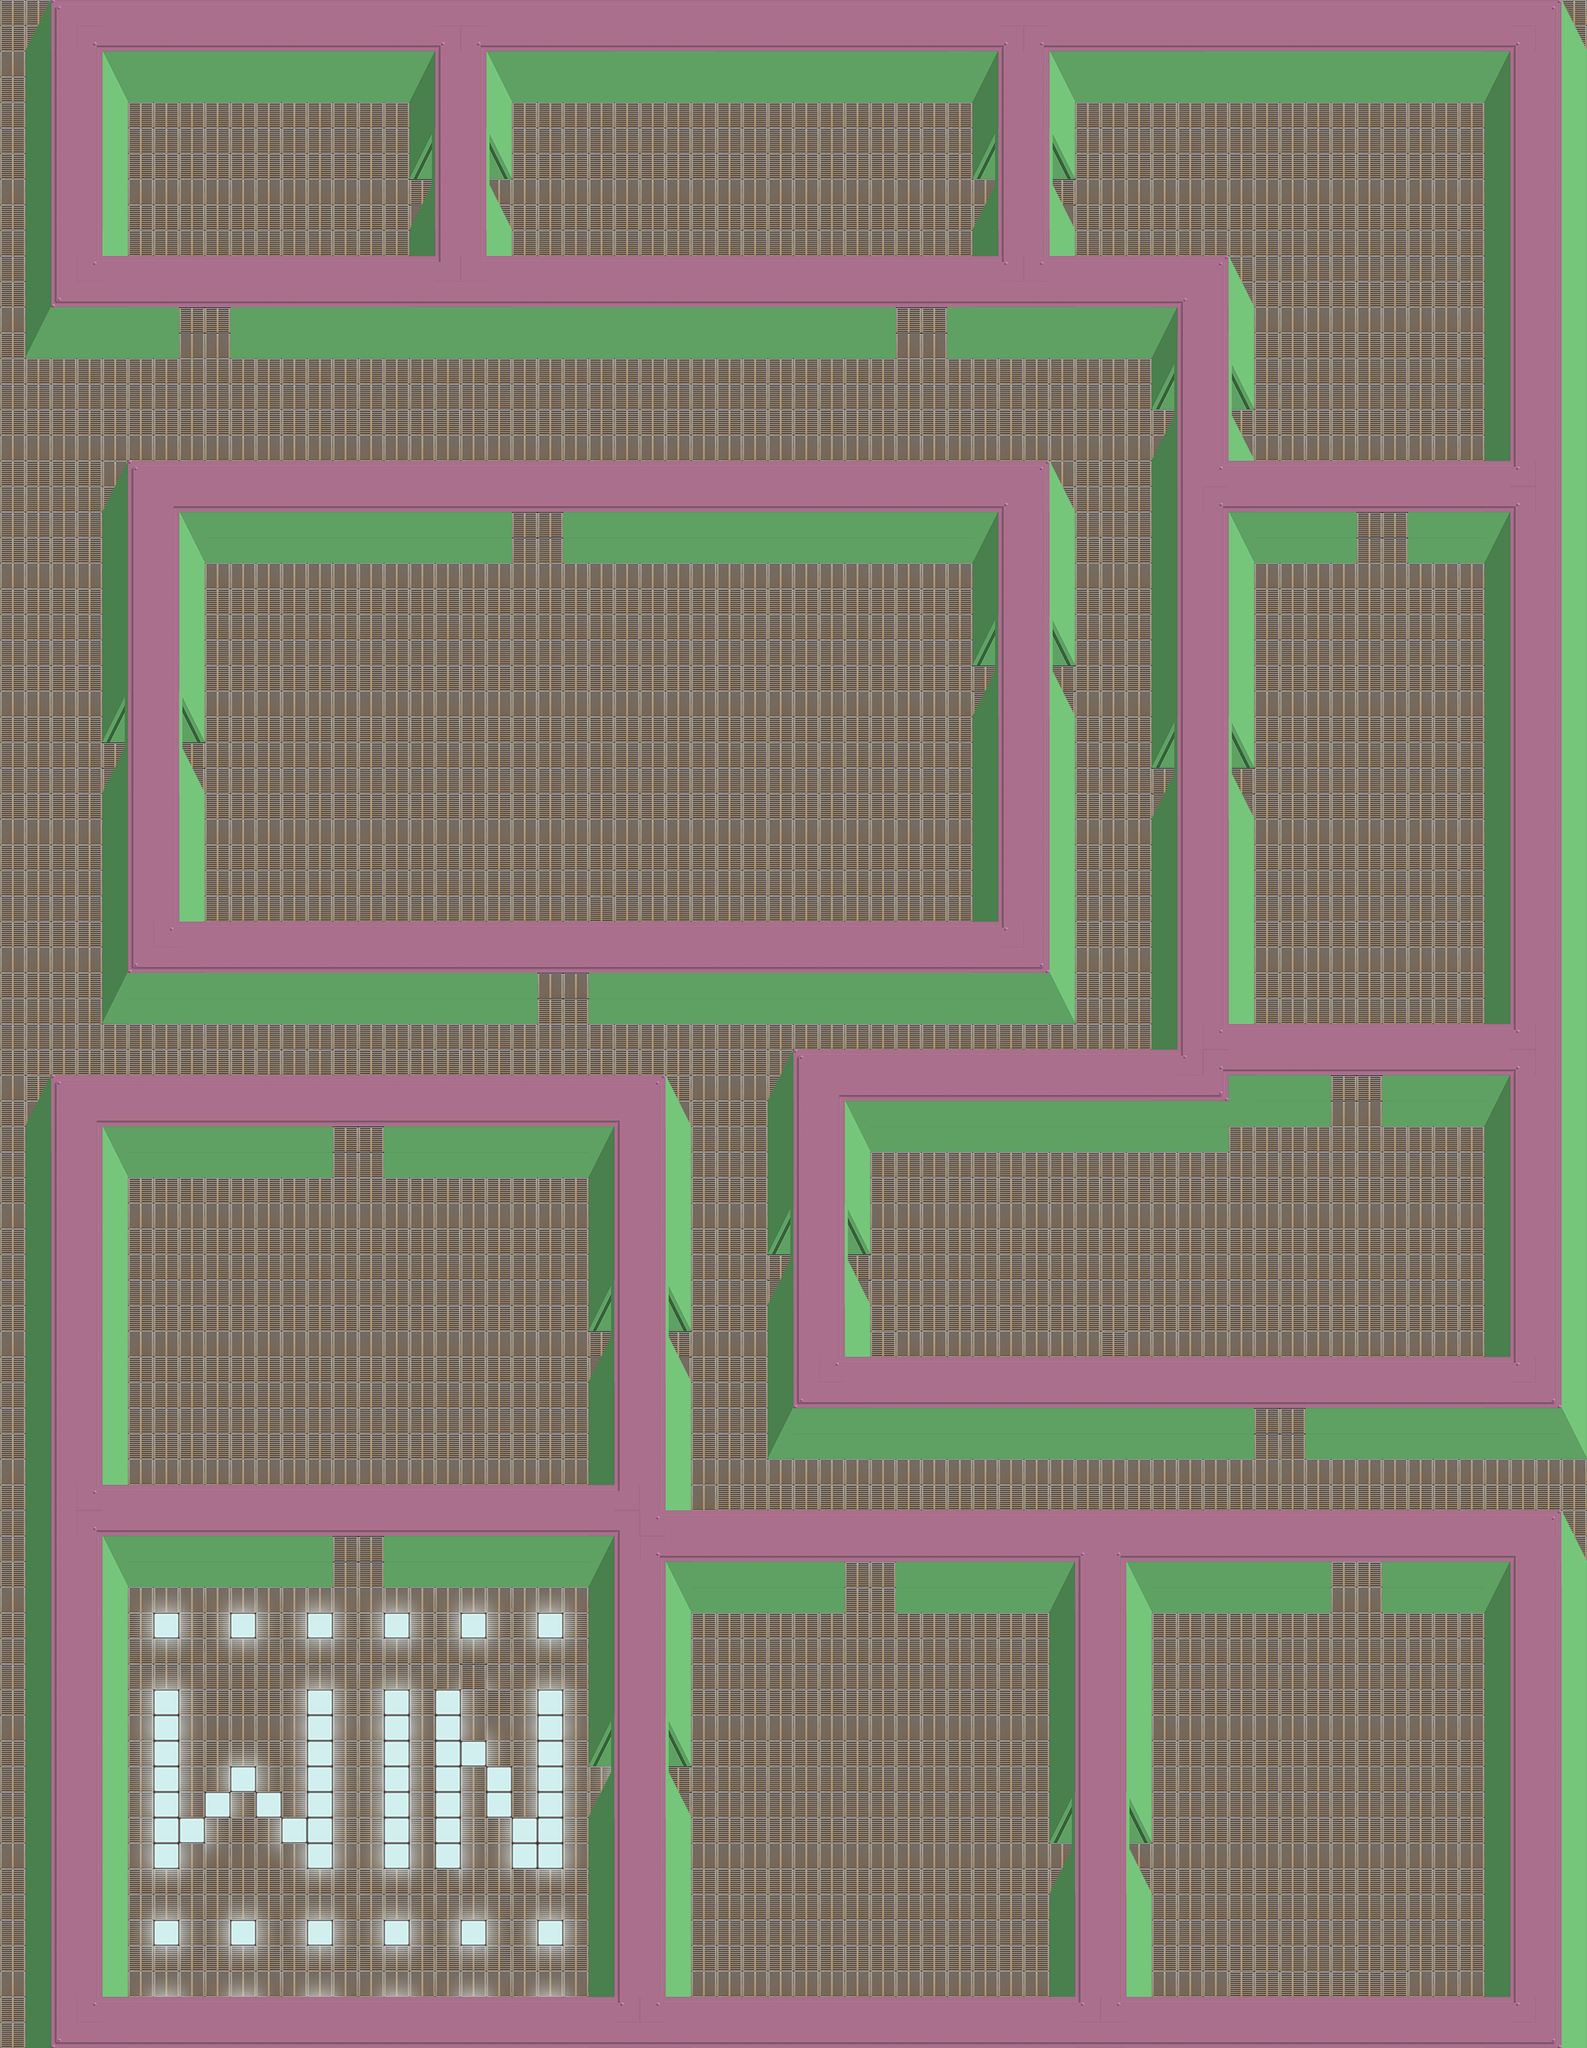

Below is a game level as drawn by its tile map, then a one-line description and the .tmx that defines it (tile-layer data replaced by summaries):
An orthogonal 62x80 tile map with 32x32 px tiles, 3 tile layers (backgroundLayer, blockedLayer, overPlayerLayer), 9 tilesets and 115 objects.

<map version="1.0" orientation="orthogonal" renderorder="right-down" width="62" height="80" tilewidth="32" tileheight="32">
 <tileset firstgid="1" name="32x32TileSet1Encrypt" tilewidth="32" tileheight="32">
  <image source="../EncryptTileSets/32x32TileSet1Encrypt.png" width="3200" height="3200" />
 </tileset>
 <tileset firstgid="10001" name="FrontDoorAnimationFrames" tilewidth="32" tileheight="32">
  <image source="../images/Animations/DoorAnimations/FrontDoorAnimationFrames.png" width="1088" height="64" />
 </tileset>
 <tileset firstgid="10069" name="policySheet" tilewidth="32" tileheight="32">
  <image source="../images/GameIcons/PasswordPolicySheet.png" width="32" height="32" />
 </tileset>
 <tileset firstgid="10070" name="SideDoorAnimationFrames" tilewidth="32" tileheight="32">
  <image source="../images/Animations/DoorAnimations/SideDoorAnimationFrames.png" width="2176" height="128" />
 </tileset>
 <tileset firstgid="10342" name="AntiKeyLogger" tilewidth="32" tileheight="32">
  <image source="../images/GameIcons/AntiKeyLogger.png" width="32" height="32" />
 </tileset>
 <tileset firstgid="10343" name="AntiVirus" tilewidth="32" tileheight="32">
  <image source="../images/GameIcons/AntiVirus.png" width="32" height="32" />
 </tileset>
 <tileset firstgid="10344" name="Info" tilewidth="32" tileheight="32">
  <image source="../images/GameIcons/Info.png" width="32" height="32" />
 </tileset>
 <tileset firstgid="10345" name="winkey" tilewidth="32" tileheight="32">
  <image source="../images/winkey.png" width="32" height="32" />
 </tileset>
 <tileset firstgid="10346" name="Firewall" tilewidth="32" tileheight="32">
  <image source="../images/GameIcons/Firewall.png" width="32" height="32" />
 </tileset>
 <objectgroup name="doorBlocks">
  <object gid="6116" x="192" y="426">
   <properties>
    <property name="sprite" value="frontBlock" />
    <property name="type" value="block" />
   </properties>
  </object>
  <object gid="6116" x="608" y="685">
   <properties>
    <property name="sprite" value="frontBlock" />
    <property name="type" value="block" />
   </properties>
  </object>
  <object gid="6116" x="544" y="192">
   <properties>
    <property name="sprite" value="sideBlock" />
    <property name="type" value="block" />
   </properties>
  </object>
  <object gid="6116" x="1248" y="192">
   <properties>
    <property name="sprite" value="sideBlock" />
    <property name="type" value="block" />
   </properties>
  </object>
  <object gid="6116" x="1248" y="800">
   <properties>
    <property name="sprite" value="sideBlock" />
    <property name="type" value="block" />
   </properties>
  </object>
  <object gid="6116" x="1472" y="928">
   <properties>
    <property name="sprite" value="sideBlock" />
    <property name="type" value="block" />
   </properties>
  </object>
  <object gid="6116" x="992" y="1536">
   <properties>
    <property name="sprite" value="sideBlock" />
    <property name="type" value="block" />
   </properties>
  </object>
  <object gid="6116" x="768" y="1632">
   <properties>
    <property name="sprite" value="sideBlock" />
    <property name="type" value="block" />
   </properties>
  </object>
  <object gid="6116" x="160" y="896">
   <properties>
    <property name="sprite" value="sideBlock" />
    <property name="type" value="block" />
   </properties>
  </object>
  <object gid="6116" x="768" y="2176">
   <properties>
    <property name="sprite" value="sideBlock" />
    <property name="type" value="block" />
   </properties>
  </object>
  <object gid="6116" x="384" y="1966">
   <properties>
    <property name="sprite" value="frontBlock" />
    <property name="type" value="block" />
   </properties>
  </object>
  <object gid="6116" x="1536" y="1804">
   <properties>
    <property name="sprite" value="frontBlock" />
    <property name="type" value="block" />
   </properties>
  </object>
  <object gid="6116" x="384" y="1451">
   <properties>
    <property name="sprite" value="frontBlock" />
    <property name="type" value="block" />
   </properties>
  </object>
  <object gid="6116" x="640" y="1259">
   <properties>
    <property name="sprite" value="frontBlock" />
    <property name="type" value="block" />
   </properties>
  </object>
  <object gid="6116" x="1664" y="685">
   <properties>
    <property name="sprite" value="frontBlock" />
    <property name="type" value="block" />
   </properties>
  </object>
  <object gid="6116" x="1632" y="1387">
   <properties>
    <property name="sprite" value="frontBlock" />
    <property name="type" value="block" />
   </properties>
  </object>
  <object gid="6116" x="1088" y="427">
   <properties>
    <property name="sprite" value="frontBlock" />
    <property name="type" value="block" />
   </properties>
  </object>
  <object gid="6116" x="1472" y="480">
   <properties>
    <property name="sprite" value="sideBlock" />
    <property name="type" value="block" />
   </properties>
  </object>
  <object gid="6116" x="1024" y="1995">
   <properties>
    <property name="sprite" value="frontBlock" />
    <property name="type" value="block" />
   </properties>
  </object>
  <object gid="6116" x="1632" y="1997">
   <properties>
    <property name="sprite" value="frontBlock" />
    <property name="type" value="block" />
   </properties>
  </object>
  <object gid="6116" x="1344" y="2272">
   <properties>
    <property name="sprite" value="sideBlock" />
    <property name="type" value="block" />
   </properties>
  </object>
 </objectgroup>
 <layer name="backgroundLayer" width="62" height="80">
  <data>[4960 cells, 3570 non-empty, 31 distinct tile ids]</data>
 </layer>
 <layer name="blockedLayer" width="62" height="80">
  <data>[4960 cells, 755 non-empty, 42 distinct tile ids]</data>
 </layer>
 <objectgroup name="objectsLayer">
  <!-- 94 objects omitted --></objectgroup>
 <objectgroup name="RoomLayer">
  <properties>
   <property name="idx" value="3" />
   <property name="state" value="1" />
   <property name="type" value="room" />
   <property name="vh" value="16" />
   <property name="vw" value="13" />
   <property name="vx" value="44" />
   <property name="vy" value="2" />
  </properties>
  <!-- 46 objects omitted --></objectgroup>
 <layer name="overPlayerLayer" width="62" height="80">
  <data>[4960 cells, 1382 non-empty, 42 distinct tile ids]</data>
 </layer>
</map>
<!-- 94 of 115 objects omitted -->
